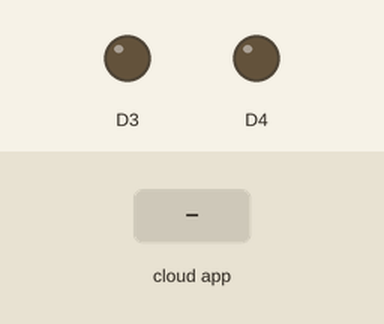
The sketch below on a simulated ESP8266 (NodeMCU). Shown: output pins drawn as LEDs (lit = HIGH). Inputs (shaded band) come from the test bench. WiFi joins after 1.5 s; servers stay silent unless stated; what the sketch prints to the serial monitor is not drawn.

Above: at 2.7 s.
2.8 s: the phone or cloud app sets Luz.quarto to 1
At 3.8 s:
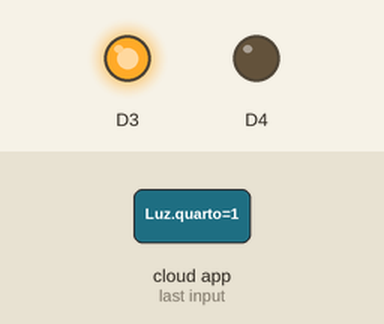
4.3 s: the phone or cloud app sets Luz.quarto to 0
At 4.9 s:
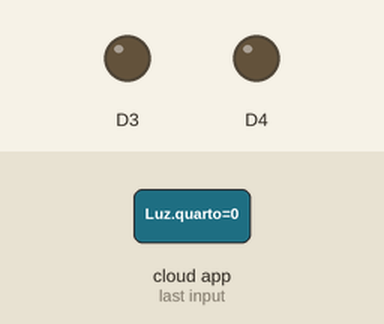
Timing chart, 0 to 7.3 s (numbered marks = the images above; inputs shaded):
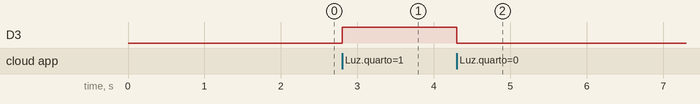

The sketch:

alexa-nodemcu.ino
```cpp
#include <Arduino.h>
#include <ESP8266WiFi.h>
#include "fauxmoESP.h"
#include "credentials.h"

#define SERIAL_BAUDRATE 115200

fauxmoESP fauxmo;

void wifiSetup() {
    WiFi.mode(WIFI_STA);
    Serial.printf("[WIFI] Connecting to %s ", WIFI_SSID);
    WiFi.begin(WIFI_SSID, WIFI_PASS);

    while (WiFi.status() != WL_CONNECTED) {
        Serial.print(".");
        delay(100);
    }
    Serial.println();
    Serial.printf("[WIFI] STATION Mode, SSID: %s, IP address: %s\n", WiFi.SSID().c_str(), WiFi.localIP().toString().c_str());
}

void devicesSetup() {
  fauxmo.addDevice("Luz quarto");
  fauxmo.addDevice("Luz escritório");
  fauxmo.setPort(80);
  fauxmo.enable(true);
  fauxmo.onSetState([](unsigned char device_id, const char * device_name, bool state, unsigned char value) {
    Serial.printf("[MAIN] Device #%d (%s) state: %s value: %d\n", device_id, device_name, state ? "ON" : "OFF", value);

    boolean device_state = (state) ? HIGH : LOW;

    if (device_id == 0) {
      digitalWrite(D3, device_state);
    }
    if (device_id == 1) {
      digitalWrite(D4, device_state);
    }
  });
}

void pinsSetup() {
  pinMode(D3, OUTPUT);
  pinMode(D4, OUTPUT);
}

void setup() {
  Serial.begin(SERIAL_BAUDRATE);
  Serial.println("FauxMo demo sketch");
  Serial.println("After connection, ask Alexa/Echo to 'turn <devicename> on' or 'off'");

  pinsSetup();
  wifiSetup();
  devicesSetup();
}

void loop() {
  fauxmo.handle();

  static unsigned long last = millis();
  if (millis() - last > 5000) {
      last = millis();
      Serial.printf("[MAIN] Free heap: %d bytes\n", ESP.getFreeHeap());
  }
}
```

credentials.sample.h
```cpp
#define WIFI_SSID "..."
#define WIFI_PASS "..."
```

Measured:
- after the input at 2.8 s, D3: LOW → HIGH at once
- after the input at 4.3 s, D3: HIGH → LOW at once
